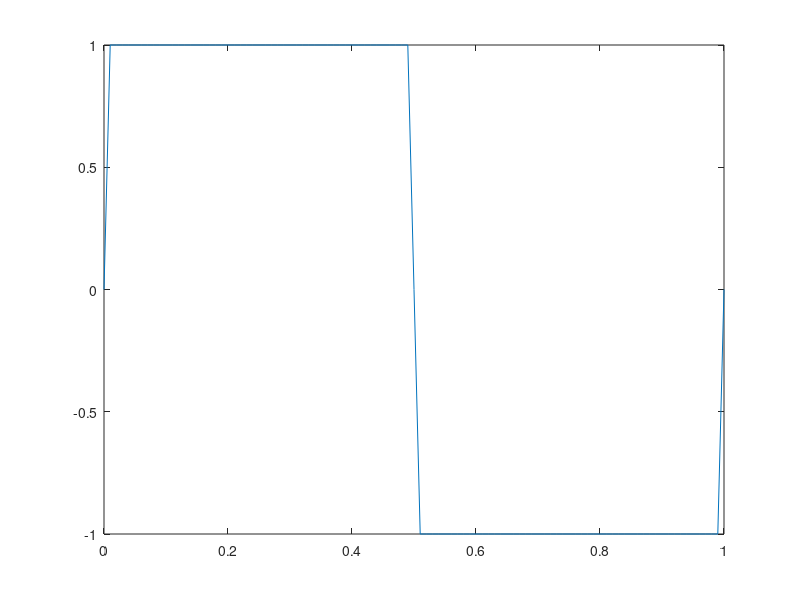

Recreate this plot in MATLAB.
%Square wave

A = 4/pi; %amplitude
f = 1; %frequency in hertz
t = 0:0.01:1; %time reference in seconds
N = 500000; %number of iterations
xt = 0; %resulting waveform (square wave)

for k = 1:N
    xt = xt + A * sin(2*pi*(2*k-1)*f*t)/(2*k-1);
end

plot(t,xt);